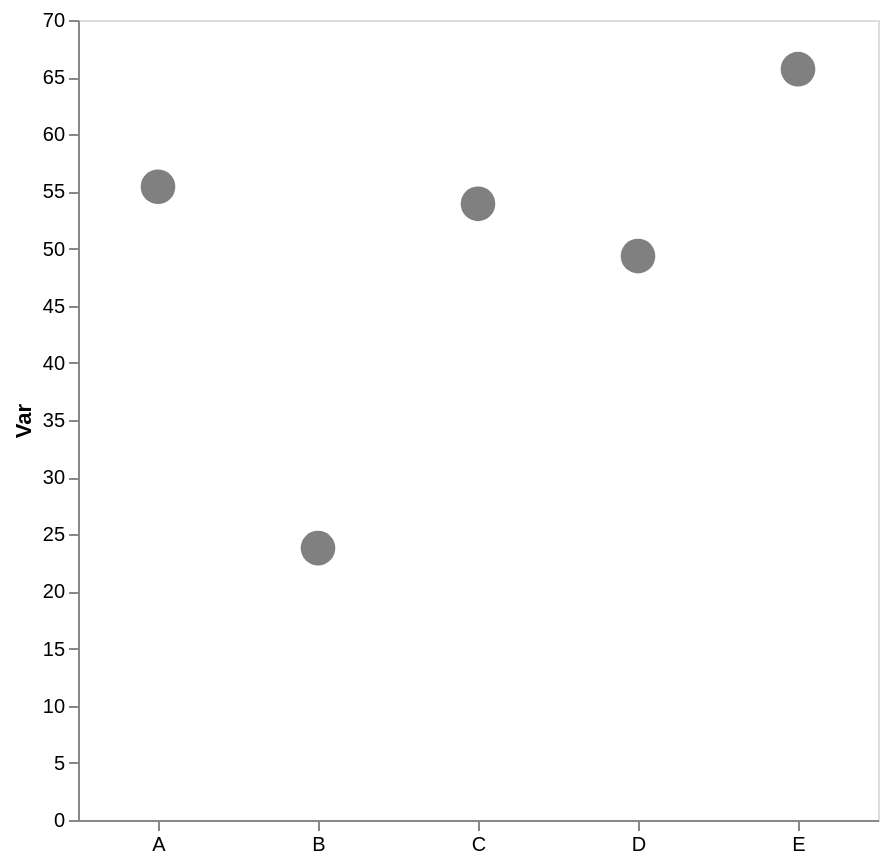

Write a Vega-Lite specification for this figure.
### Vega-Lite specification from a JSON file in a GitHub repository (floating-point values rounded to 4 significant figures)
{"config": {"view": {"continuousWidth": 300, "continuousHeight": 300}, "axis": {"grid": false}, "bar": {"color": "gray"}}, "data": {"name": "data-7a0af04dd8c06f74418b3b7a159265ec"}, "mark": {"type": "point", "color": "gray", "filled": true, "size": 300}, "encoding": {"x": {"axis": {"labelAngle": 0, "title": null}, "field": "cat", "type": "nominal"}, "y": {"aggregate": "mean", "axis": {"title": "Var"}, "field": "var1", "type": "quantitative"}}, "height": 400, "width": 400, "$schema": "https://vega.github.io/schema/vega-lite/v5.17.0.json", "datasets": {"data-7a0af04dd8c06f74418b3b7a159265ec": [{"cat": "B", "var1": 27.08, "var2": 51.89}, {"cat": "B", "var1": 25.08, "var2": 47.68}, {"cat": "D", "var1": 49.68, "var2": 42.57}, {"cat": "D", "var1": 45.05, "var2": 49.18}, {"cat": "A", "var1": 55.41, "var2": 58.9}, {"cat": "C", "var1": 46.66, "var2": 57.57}, {"cat": "C", "var1": 56.15, "var2": 41.76}, {"cat": "B", "var1": 19.21, "var2": 52.82}, {"cat": "C", "var1": 58.93, "var2": 48.5}, {"cat": "E", "var1": 65.7, "var2": 56.54}, {"cat": "D", "var1": 42.99, "var2": 41.12}, {"cat": "D", "var1": 59.66, "var2": 53.47}]}}
